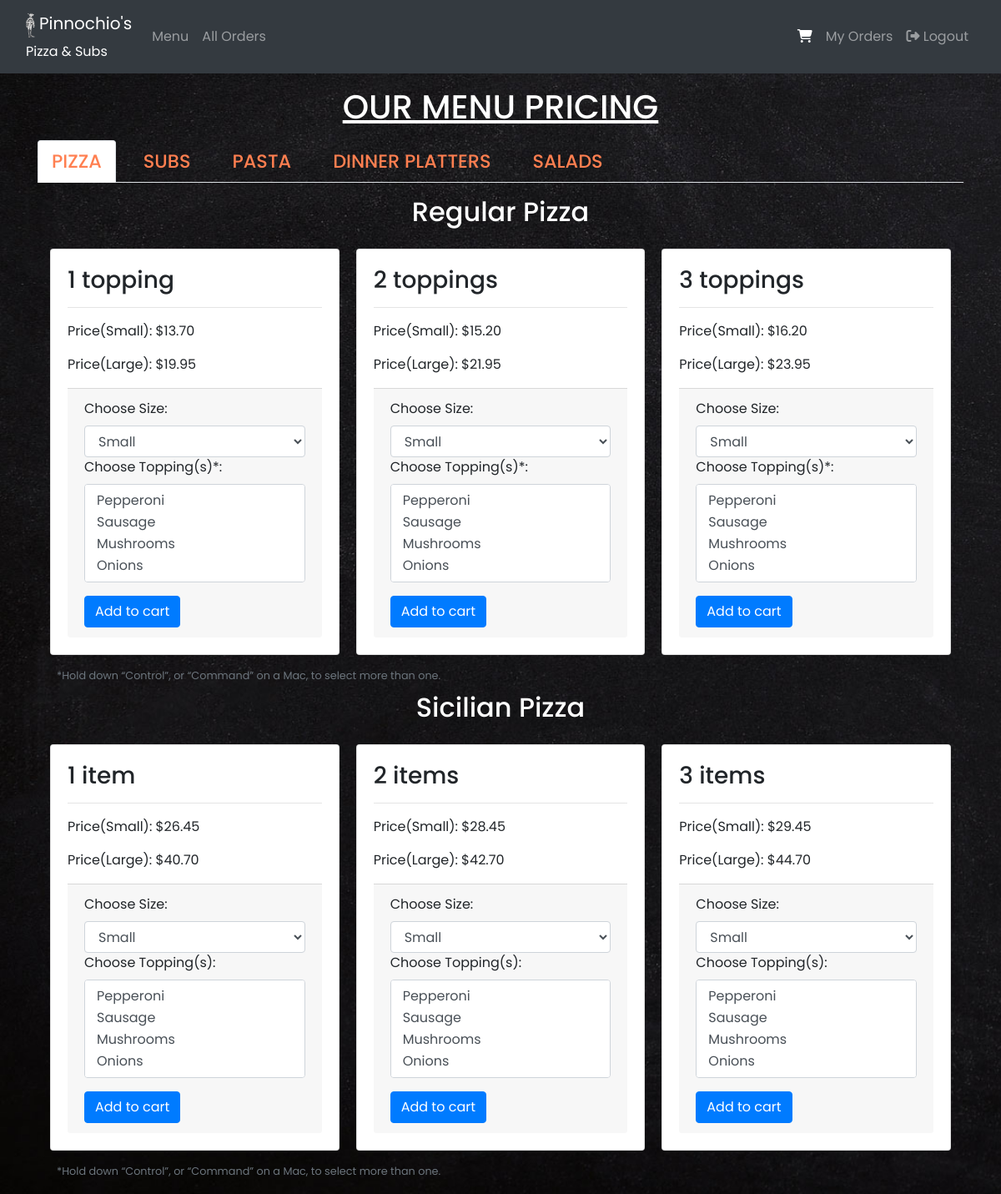
The app's page / (signed in) with its own data.
### orders/models.py (models this page shows, shortened)
class Pizza(models.Model):
    name = models.CharField(max_length=32)
    style = models.CharField(max_length=1, choices=STYLES)
    price_small = models.DecimalField(max_digits=5, decimal_places=2, help_text='Price in US dollars')
    price_large = models.DecimalField(max_digits=5, decimal_places=2, help_text='Price in US dollars')
    toppings = models.ManyToManyField(Toppings, blank=True)

### orders/views.py (the view)
# urls.py: path("", views.index, name="index"),
@login_required
def index(request):
    context = {
        "pizzas" : Pizza.objects.all(),
        "toppings" : Toppings.objects.all(),
        "subs" : Sub.objects.all(),
        "subextras" : SubExtras.objects.all(),
        "pastas" : Pasta.objects.all(),
        "dinnerplatters" : DinnerPlatters.objects.all(),
        "salads" : Salads.objects.all(),
    }
    return render(request, "orders/menu.html", context)

### orders/models.py (called while the page is built)
    def __str__(self):
        return f"{self.name} - ${self.price}"

    def __str__(self):
        return f"{self.name}"

### orders/templates/orders/menu.html (shortened to what this page needs)
{% extends "orders/base.html" %}
{% block content %}
    <div class="container mt-3">
        <h1 class="text-white text-center"> <u> OUR MENU PRICING </u> </h1>
    </div>
    <div class="container mt-3">
        <div class="row row-content">
            <div class="col-12">
                <ul class="nav nav-tabs" id="menuitems">
                    <li class="nav-item">
                        <a href="#pizza" class="nav-link active" role="tab" data-toggle="tab"> Pizza </a>
                    </li>
                    <li class="nav-item ml-3">
                        <a href="#subs" class="nav-link" role="tab" data-toggle="tab"> Subs </a>
                    </li>
                    <li class="nav-item ml-3">
                        <a href="#pasta" class="nav-link" role="tab" data-toggle="tab"> Pasta </a>
                    </li>
                    <li class="nav-item ml-3">
                        <a href="#dinnerplatters" class="nav-link" role="tab" data-toggle="tab"> Dinner Platters </a>
                    </li>
                    <li class="nav-item ml-3">
                        <a href="#salads" class="nav-link" role="tab" data-toggle="tab"> Salads </a>
                    </li>
                </ul>
                <div class="tab-content">
                    <div role="tabpanel" class="tab-pane fade show active" id="pizza">
                        <h2 class="text-white text-center mt-3"> Regular Pizza </h2>
                        <div class="card-columns container pt-3">
                            {% for pizza in pizzas %}
                                {% if pizza.style == 'R' %}
                                <div class="card">
                                    <div class="card-body">
                                        <h3 class="card-title"> {{ pizza.name }}</h3>
                                        <hr>
                                        <p class="card-text"> Price(Small): ${{ pizza.price_small }}</p>
                                        <p class="card-text"> Price(Large): ${{ pizza.price_large }}</p>
                                        <div class="card-footer">
                                            <form action="{% url 'additems' %}" method="POST">
                                                <div class="form-group">
                                                    <label for="pizza_size">Choose Size:</label>
                                                    <select class="form-control" id="pizza_size" name="pizza_size">
                                                        <option value="Small"> Small </option>
                                                    </select>
                                                    <label for="pizza_topping">Choose Topping(s)*:</label>
                                                    <select multiple class="form-control" id="pizza_topping" name="pizza_topping">
                                                        {% for topping in toppings %}
                                                        <option value="{{ topping }}"> {{topping}} </option>
                                                        {% endfor %}
                                                    </select>
                                                </div>
                                                <button type="submit" class="btn btn-primary">Add to cart</button>
                                            </form>
                                        </div>
                                    </div>
                                </div>
                                {% endif %}
                            {% endfor %}
                        </div>
                        <div class="container">
                            <small class="text-white text-muted ml-2">*Hold down “Control”, or “Command” on a Mac, to select more than one.</small>
                        </div>
                        <h2 class="text-white text-center mt-2"> Sicilian Pizza </h2>
                        <div class="card-columns container pt-3">
                            {% for pizza in pizzas %}
                                {% if pizza.style == 'S' %}
                                <div class="card">
                                    <div class="card-body">
                                        <h3 class="card-title"> {{ pizza.name }}</h3>
                                        <hr>
                                        <p class="card-text"> Price(Small): ${{ pizza.price_small }}</p>
                                        <p class="card-text"> Price(Large): ${{ pizza.price_large }}</p>
                                        <div class="card-footer">
                                            <form action="{% url 'additems' %}" method="POST">
                                                <div class="form-group">
                                                    <label for="pizza_size">Choose Size:</label>
                                                    <select class="form-control" id="pizza_size" name="pizza_size">
                                                        <option value="Small"> Small </option>
                                                    </select>
                                                    <label for="pizza_topping">Choose Topping(s):</label>
                                                    <select multiple class="form-control" id="pizza_topping" name="pizza_topping">
                                                        {% for topping in toppings %}
                                                        <option value="{{ topping }}"> {{topping}} </option>
                                                        {% endfor %}
                                                    </select>
                                                </div>
                                                <button type="submit" class="btn btn-primary">Add to cart</button>
                                            </form>
                                        </div>
                                    </div>
                                </div>
                                {% endif %}
                            {% endfor %}
                        </div>
                        <div class="container mb-3">
                            <small class="text-white text-muted ml-2">*Hold down “Control”, or “Command” on a Mac, to select more than one.</small>
                        </div>
                    </div>
                </div>
            </div>
        </div>
    </div>
{% endblock %}

### orders/static/orders/styles.css (style rules this page uses)
body { background-image: url('pizza-background.jpg'); background-repeat: no-repeat; background-attachment: fixed; background-size: cover; font-family: Poppins, sans-serif; }
#menuitems a { color: coral; font-size: 140%; text-transform: uppercase; font-weight: 500; }

### records on screen
Pizza: name "1 topping", price_small "13.70", price_large "19.95"
Pizza: name "2 toppings", price_small "15.20", price_large "21.95"
Pizza: name "3 toppings", price_small "16.20", price_large "23.95"
Pizza: name "1 item", price_small "26.45", price_large "40.70"
Pizza: name "2 items", price_small "28.45", price_large "42.70"
Pizza: name "3 items", price_small "29.45", price_large "44.70"
